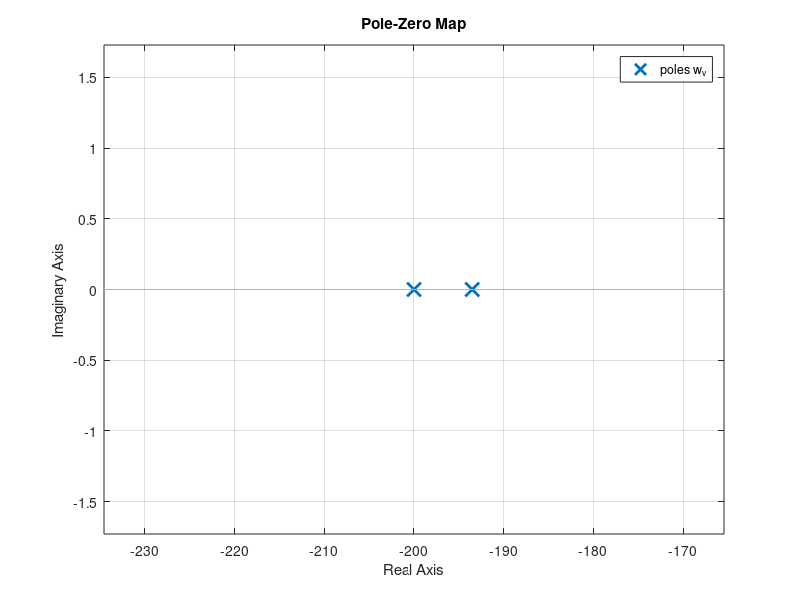

MATLAB code for this plot: (Note: this script raises an error after producing the figure.)
%% parametri del motori
Ra=1;
La=0.005;
J=0.05;
B=0.002;
Km=0.56;

%% Funzione di trasferimento velocita/voltagio
w_v = tf([Km], [La*J (Ra*J + La*B) (Ra*B + Km*Km)]);

%% Funzione di trasferimento elettrico
e = tf([1], [La Ra]);

%% Funzione di trasferimento meccanico
m = tf([1], [J B]);

%% Controllore di posizione
C_p = 1;

%% Controllore di velocita
C_w = 20*(tf([J B],[1 0]));

%% Controllore di corrente
C_i = 200*(tf([La Ra],[1 0]));

c_w_i = C_p*C_w*C_i*e*m*Km

%% Diagramma dei poli e zeri
figure(1);
hold
pzmap(e);
pzmap(m);
pzmap(w_v);


figure(2);
bodeplot(w_v);




